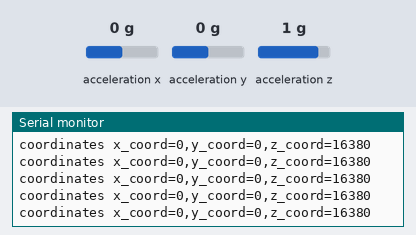
Recording of a sketch running on a simulated ESP8266 (NodeMCU). Shown: the last lines printed to the serial monitor. The inputs (shaded band) are chosen by the test bench; at power-on: acceleration x 0 g, acceleration y 0 g, acceleration z 1 g. WiFi joins after 1.5 s; servers stay silent unless stated.

Above: at 2.7 s.
2.8 s: acceleration x set to -1.4 g
At 3.1 s:
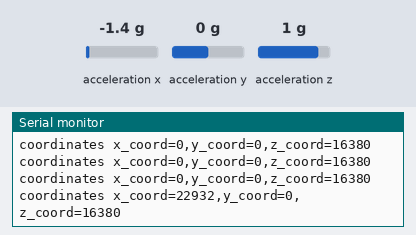
4.3 s: acceleration y set to -1.4 g
At 4.3 s:
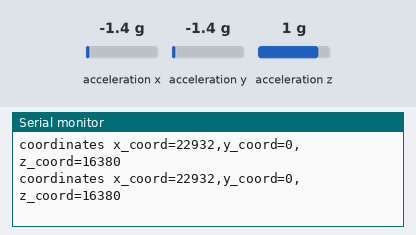
5.8 s: acceleration z set to -1.4 g
At 5.91 s:
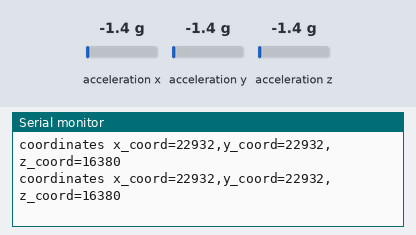

The sketch:

LIS3DH-InfluxDB.ino
```cpp
#include <SPI.h>
#include <ESP8266WiFi.h>
#include <ESP8266WiFiMulti.h>
#include <WiFiUDP.h>
#include <SPI.h>
#include <Adafruit_LIS3DH.h>
#include <Adafruit_Sensor.h>

#define WIFI_SSID "<SSID_here>"
#define WIFI_PASS "<Password>"

// the IP address of your InfluxDB host
byte host[] = {192, 168, 1, 1};

// the port that the InfluxDB UDP plugin is listening on
int port = 8089;

WiFiUDP udp;

// Used for software SPI
#define LIS3DH_CLK 13
#define LIS3DH_MISO 12
#define LIS3DH_MOSI 11
// Used for hardware & software SPI
#define LIS3DH_CS 10

Adafruit_LIS3DH lis = Adafruit_LIS3DH();

ESP8266WiFiMulti WiFiMulti;

void setup() {
  Serial.begin(9600);
  Serial.println(" ### Hello ###");

  WiFiMulti.addAP(WIFI_SSID, WIFI_PASS);
  Serial.print("Connecting to WIFI");
  while (WiFiMulti.run() != WL_CONNECTED) {
    Serial.print(".");
    delay(100);
  }
  Serial.println("WiFi connected");
  Serial.println("IP address: ");
  Serial.println(WiFi.localIP());

  lis.begin(0x18);
  //if (! lis.begin(0x18)) {   // change this to 0x19 for alternative i2c address
    //Serial.println("Couldnt start");
    //while (1);
  //}
  //Serial.println("LIS3DH found!");

  lis.setRange(LIS3DH_RANGE_4_G);   // 2, 4, 8 or 16 G!

  //Serial.println("Setup done");
}

void loop() {
  String line, x_val, y_val, z_val;

  lis.read();      // get X Y and Z data at once

  //Serial.print("X:  "); Serial.print(lis.x);
  //Serial.print("  \tY:  "); Serial.print(lis.y);
  //Serial.print("  \tZ:  "); Serial.print(lis.z);

  x_val = String(abs(lis.x));
  y_val = String(abs(lis.y));
  z_val = String(abs(lis.z));

  // set to line protocol
  // the first value "coordinates" is the table name.
  line = String("coordinates x_coord=" + x_val + ",y_coord=" + y_val + ",z_coord=" + z_val);
  Serial.println(line);

  // send the packet
  udp.beginPacket(host, port);
  udp.print(line);
  udp.endPacket();

  delay(200);
}
```

Measured:
- after the input at 2.8 s, the serial monitor: prints a new line after 0.14 s (image 1)
